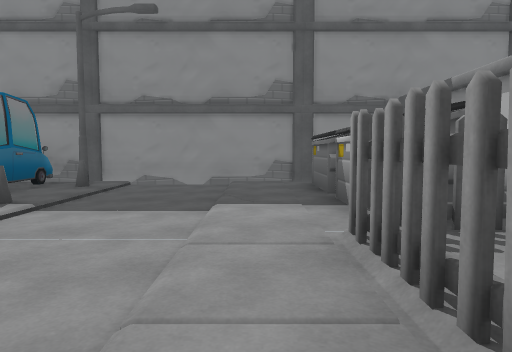
view 1 (above)

17 first-person views from a walk through a 3-D level made in the Unity game engine. The camera is 1.2 m above the floor, tilts 4° down and sees 70° across. The floor is counted in squares, 2 m on a side. Each view is taken from the middle of a square. On the plan, view 1 faces up. The plan holds only what a view shows up to about 10 squares ahead; the rest is blank. The place goes on beyond the plan. Some animated figures are left out.

view 2
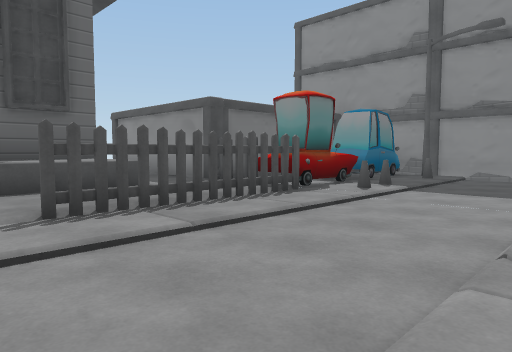

view 3
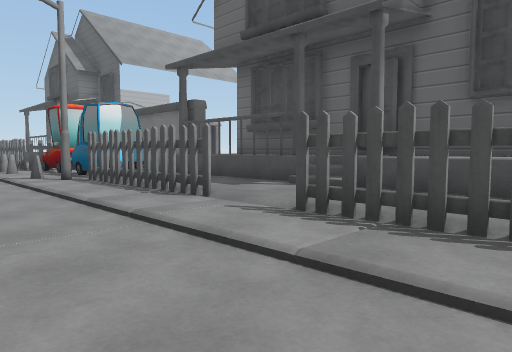

view 4
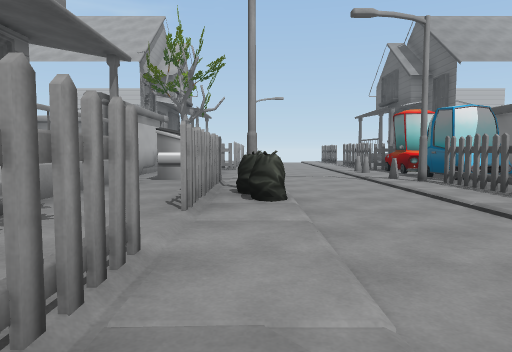

view 5
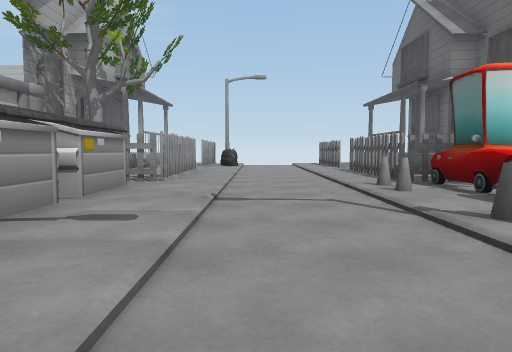

view 6
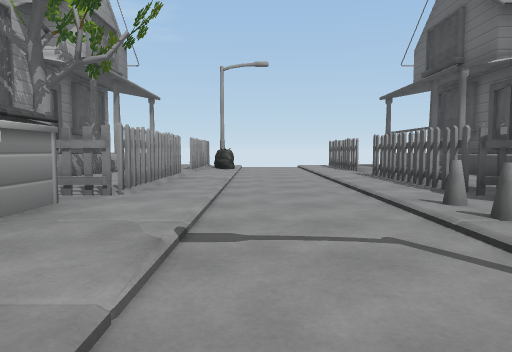

view 7
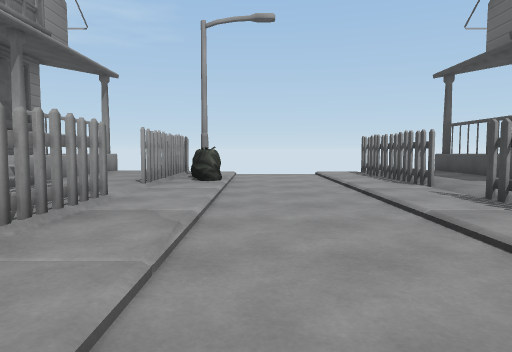

view 8
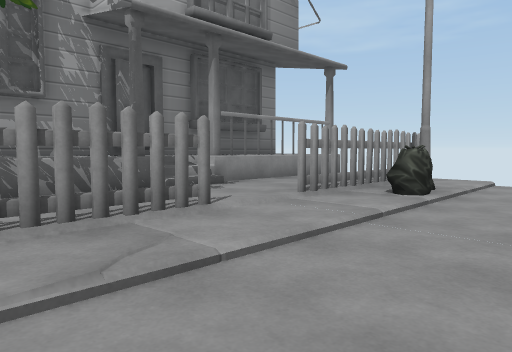

view 9
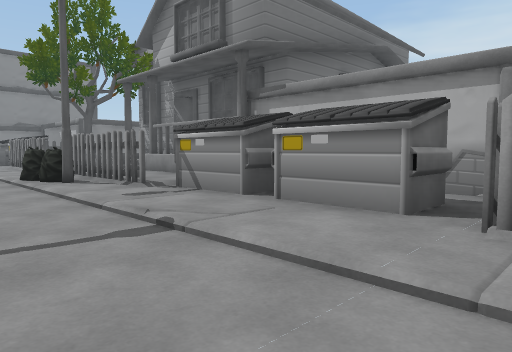

view 10
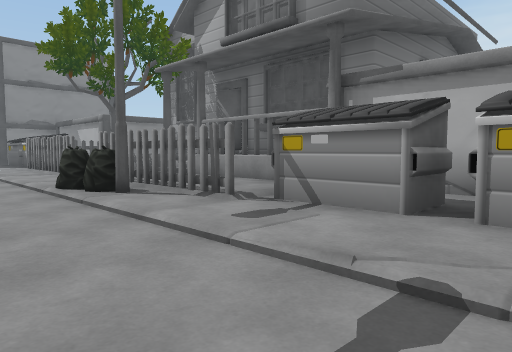

view 11
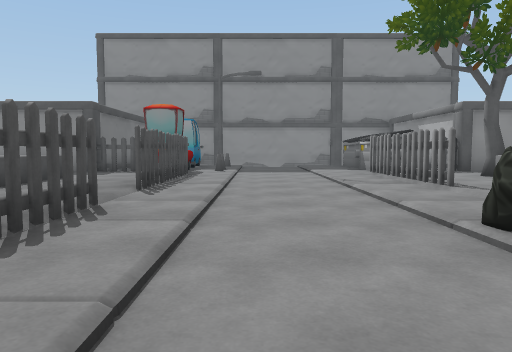

view 12
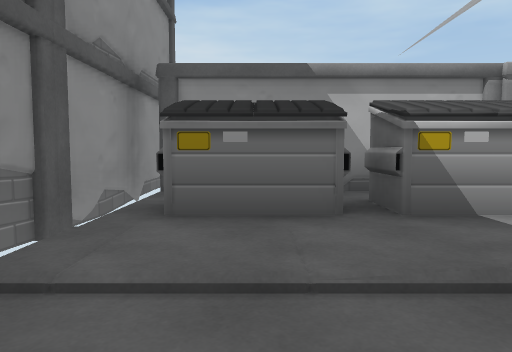

view 13
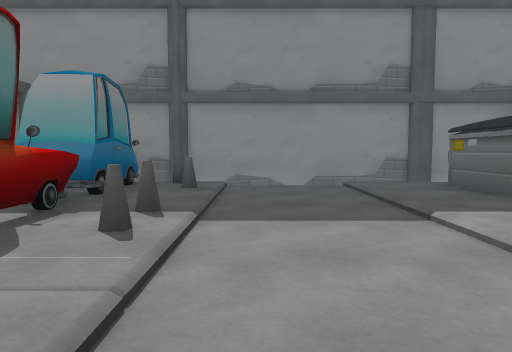

view 14
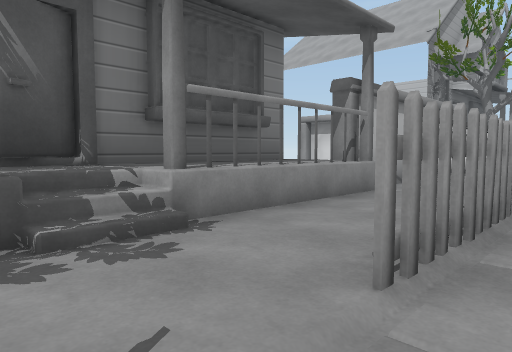

view 15
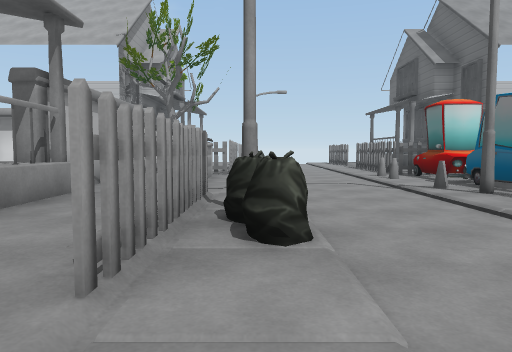

view 16
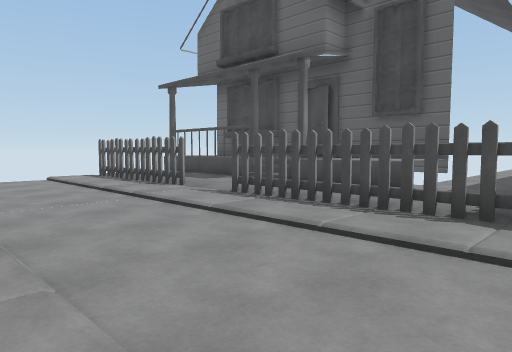

view 17
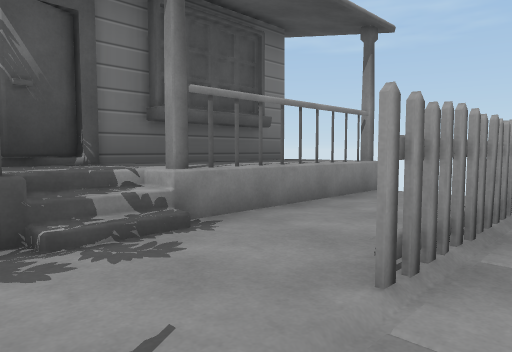

### Floor plan
Key: @ floor where view 1 was taken; # wall or solid block; x gap in a wall; . main floor; - floor 0.25 m lower than the main floor; : floor 0.75 m higher than the main floor; / step, stairs or slope; = window, fence, low wall or low ledge; v drop or lower ground; C car; S streetlight; N cone; U dumpster; T tree.
Columns run from 5 left of view 1 to 7 right of it. Each row starts with its distance up from view 1.
  8 #########
  7 CCS--...x
  6 ##N--.UU
  5 CC.--...#
  4 CCN--.UU#
  3 CCN--.UU##
  2  #.--.#..
  1 ##.--.#.T
  0  #.--@#.
 -1 ##.--.#x/ #
 -2 ##.--..//##
 -3 =#.--=..::#
 -4 =#.--##.:##
 -5 =#.--S#.:#
 -6 CCS--.U.##
 -7  #N--.UUv
 -8 CC.--....
 -9 CCN--.UUv
-10 CCN--.UU#  #x
-11  #.--.#.
-12 ##.--.#.T/
-13 ##.--.#.::#
-14 =#.--.#x/:#
-15 #..--..//##
-16 =#.--=..::#
-17 ##.--##.:##
-18  #.--S#.:#
-19  # --.x.##

Positions as (right, up) in squares from view 1, and headings:
1: (0, 0), facing up
2: (0, -2), facing up-left
3: (-1, 1), facing down-left
4: (0, 1), facing down
5: (-1, -4), facing down
6: (-1, -6), facing down
7: (-1, -10), facing down
8: (-2, -12), facing down-right
9: (-2, -11), facing up-right
10: (-2, -9), facing up-right
11: (-2, -6), facing up
12: (-2, 6), facing right
13: (-2, 1), facing up
14: (0, -1), facing down-right
15: (0, -1), facing down
16: (0, -10), facing down-left
17: (0, -14), facing down-right
